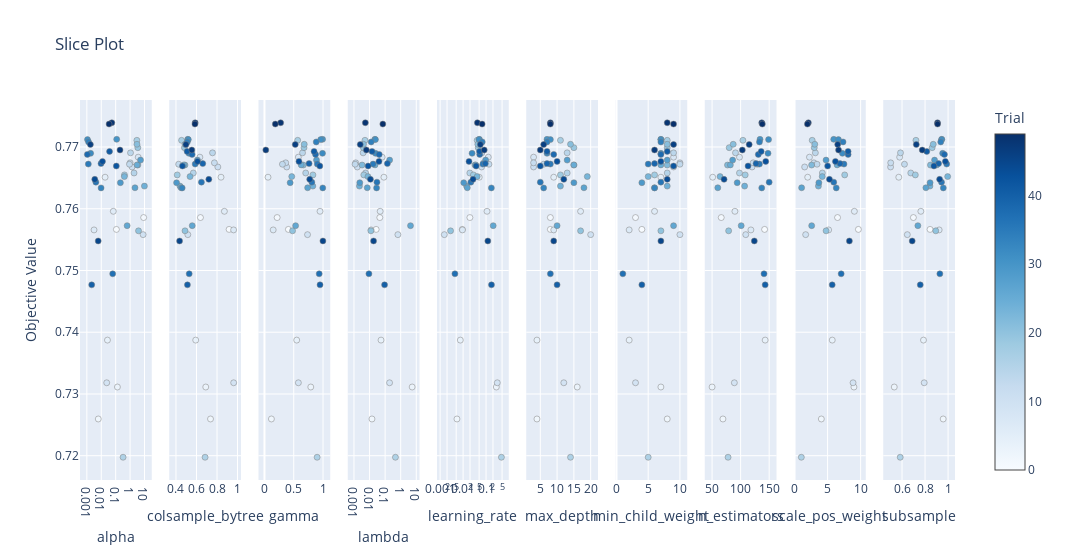

The notebook cell saved with this chart:
### Code cell
optuna.visualization.plot_slice(study, params=list(best_params.keys()))
